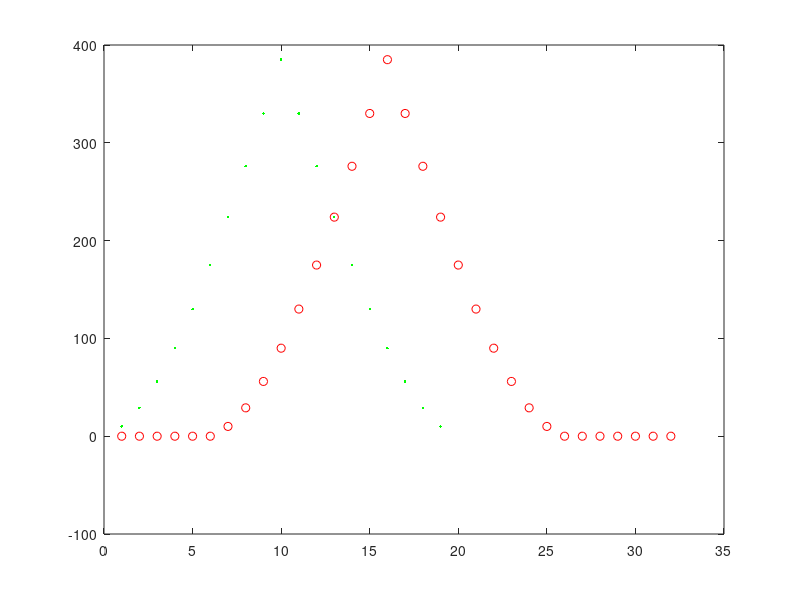

Recreate this plot in MATLAB.
%{
Cross-correlation and convolution are closely-related.
In short, to do convolution with FFTs, you zero-pad the input signals 
(add zeros to the end so that at least half of the wave is "blank")
take the FFT of both signals
multiply the results together (sample-by-sample)
do the inverse FFT
conv = ifft(fft(a and zeroes) * fft(b and zeroes))

You need to do the zero-padding because the FFT method is 
actually circular cross-correlation, meaning the signal wraps around at the ends. 
So you add enough zeros to get rid of the overlap, 
to simulate a signal that is zero out to infinity.

To get cross-correlation instead of convolution, 
you either need to time-reverse one of the signals before doing the FFT, 
or take the complex conjugate of one of the signals after the FFT:

corr = ifft(fft(a and zeroes) * fft(b and zeroes[reversed]))
corr = ifft(fft(a and zeroes) * conj(fft(b and zeroes)))
%}



A = [1:1:10]; %confirmed in xcode
B = [1:1:10]; %confirmed in xcode

%buf zeros to power of 2 size
A = [A 0 0 0 0 0 0];
B = [B 0 0 0 0 0 0];

fft_input_A = [A zeros(1,length(A))]; %confirmed
fft_input_A';
fft_input_B = [B(length(B):-1:1) zeros(1, length(B))]; %confirmed
fft_input_B';

fft_output_A = fft(fft_input_A);
fft_output_A';
fft_output_B = fft(fft_input_B);
fft_output_B';

%everything on top can be precomputed during tap registration
%everything below has to be done on-demand

freq_dom_mult = fft_output_A .* fft_output_B;
freq_dom_mult'

try_cor = ifft(freq_dom_mult);
try_cor'

%length(try_cor)

A = [1:1:10];
B = [1:1:10];
real_cor = xcorr(A, B);
real_cor';
%length(real_cor)
plot(1:1:length(try_cor), try_cor, 'or', 1:1:length(real_cor), real_cor, '.g')

%{
%SECTION 0
A = [1:1:10]; %confirmed in xcode
B = [1:1:10]; %confirmed in xcode

fft_input_A = [A zeros(1,length(A))]; %confirmed
fft_input_B = [B(length(B):-1:1) zeros(1, length(B))]; %confirmed

fft_output_A = fft(fft_input_A);
fft_output_A'
fft_output_B = fft(fft_input_B);
fft_output_B'

freq_dom_mult = fft_output_A .* fft_output_B;
freq_dom_mult'

try_cor = ifft(freq_dom_mult);
try_cor'

%length(try_cor)


real_cor = xcorr(A, B);
real_cor'
%length(real_cor)
plot(1:1:length(try_cor), try_cor, 'or', 1:1:length(real_cor), real_cor, '.g')
%}

%{

%SECTION 1
period = 2;
phi = pi/2+1;
x = 0:0.1:2*period*pi;

A = sin(x) + cos(x);
B = 3*sin(x + phi);
C = rand(length(x),1);

fft_input_A = [A zeros(1,length(A)-1)];
fft_input_B = [B(length(B):-1:1) zeros(1, length(B)-1)];
%length(revB)
try_cor = ifft(fft(fft_input_A) .* fft(fft_input_B));
length(try_cor)

real_cor = xcorr(A, B);
length(real_cor)

%plot(1:1:length(try_cor), try_cor, 'or', 1:1:length(real_cor), real_cor, '.g')

%close all
%SECTION 2
A = 1:1:16;
fft(A)';


%SECTION 3
A = [ 1 2 3 4 5 6 0 0 0 0 0 0 0 0 0 0]
fft(A)'

%}

